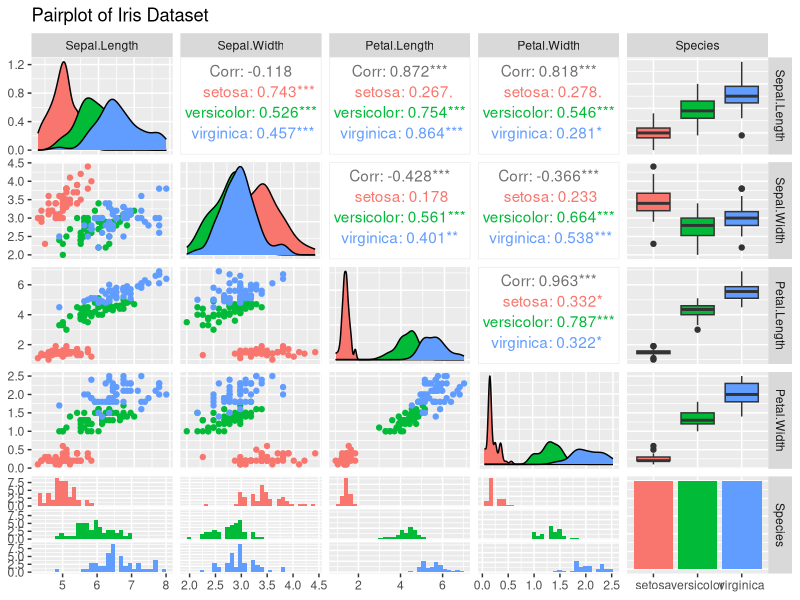
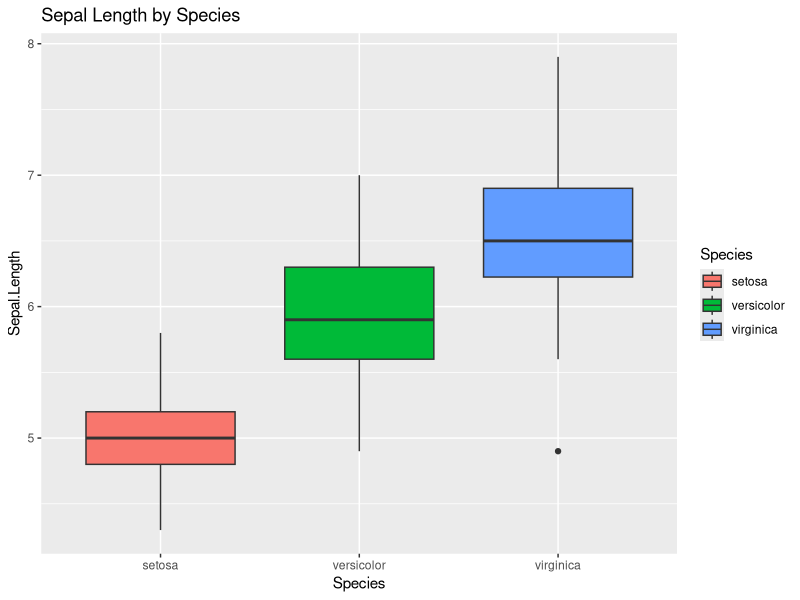
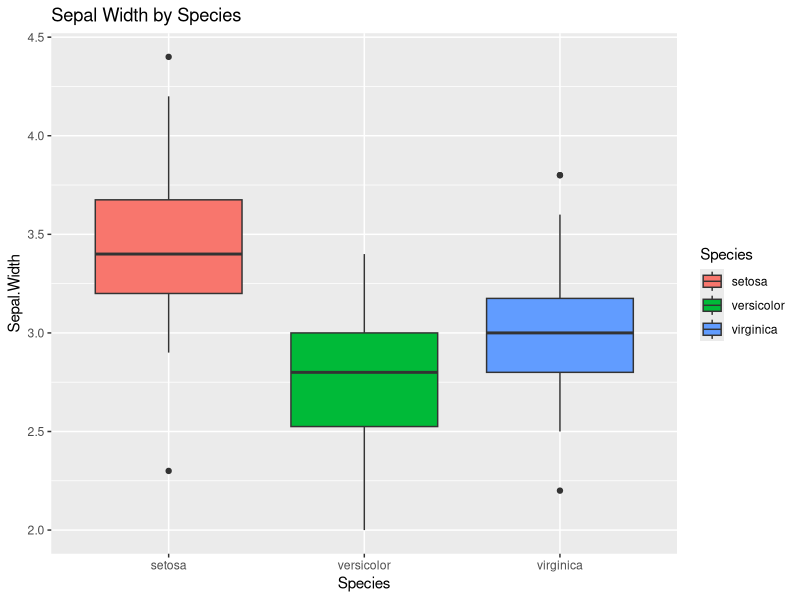
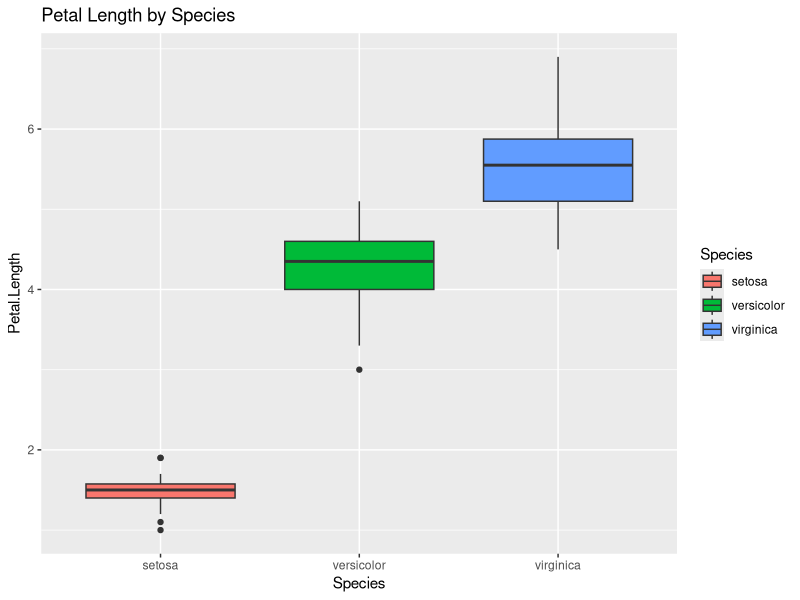
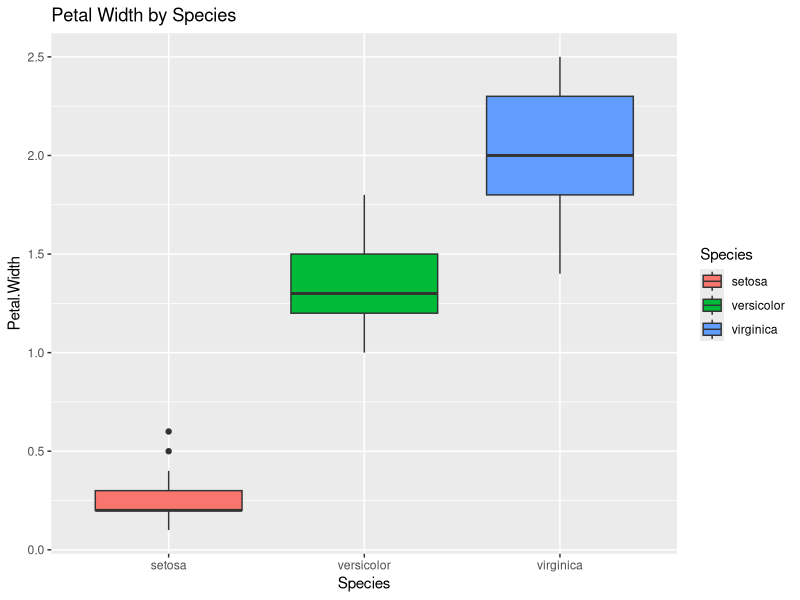
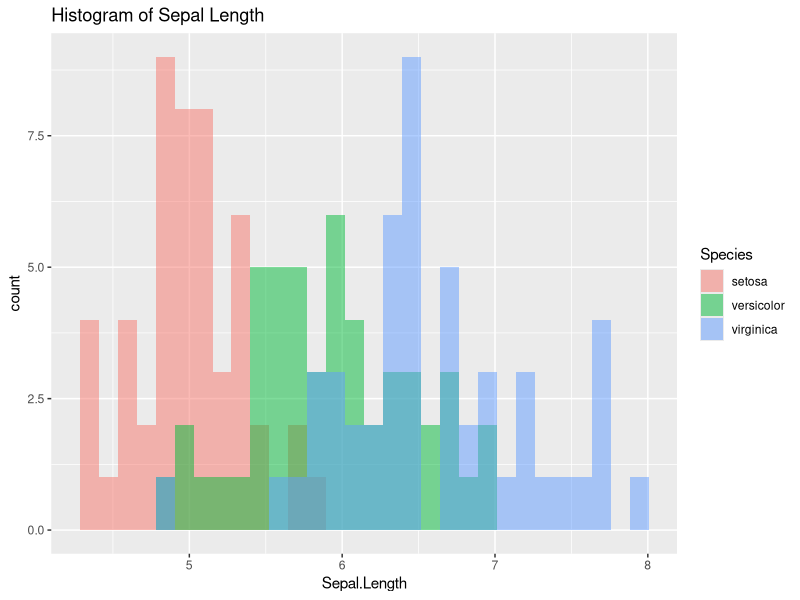
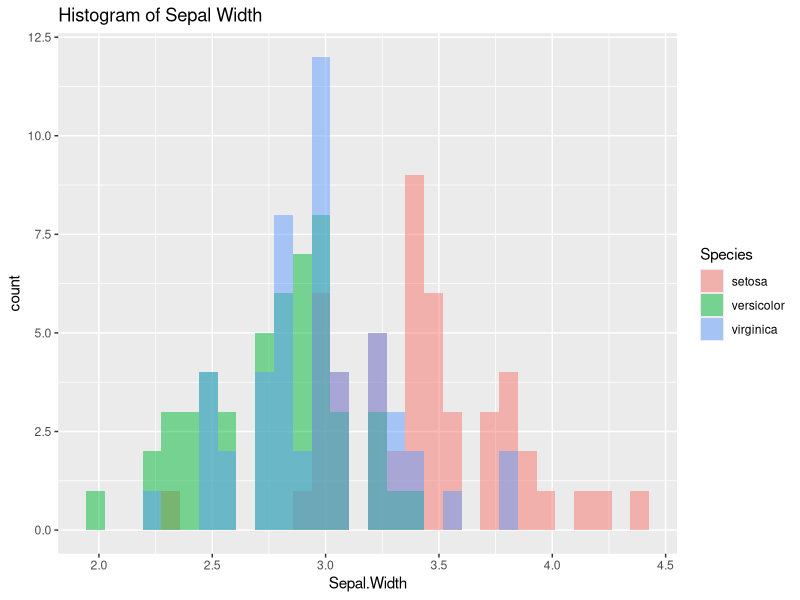
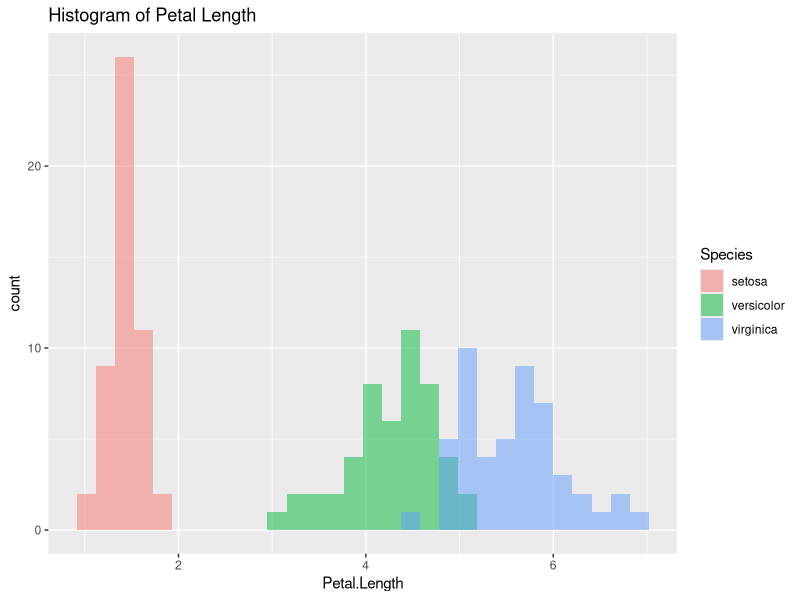

These charts were generated, in order, by the following R code:
## ---- chunk 1
#| warning: false
#| message: false
# Load necessary libraries
library(datasets)
library(ggplot2)
library(dplyr)
library(GGally)

# Load the Iris dataset
data(iris)

# 1. Basic Exploration

# First few rows
head(iris)

# Structure of the dataset
str(iris)

# Summary statistics
summary(iris)

# Class distribution
table(iris$Species)

# Check for missing values
sum(is.na(iris))

# 2. Visualizations

# Pairplot to visualize relationships between features
ggpairs(iris, aes(color = Species)) +
  ggtitle("Pairplot of Iris Dataset")

# Boxplots to visualize feature distributions by species
ggplot(iris, aes(x = Species, y = Sepal.Length, fill = Species)) +
  geom_boxplot() +
  ggtitle("Sepal Length by Species")

ggplot(iris, aes(x = Species, y = Sepal.Width, fill = Species)) +
  geom_boxplot() +
  ggtitle("Sepal Width by Species")

ggplot(iris, aes(x = Species, y = Petal.Length, fill = Species)) +
  geom_boxplot() +
  ggtitle("Petal Length by Species")

ggplot(iris, aes(x = Species, y = Petal.Width, fill = Species)) +
  geom_boxplot() +
  ggtitle("Petal Width by Species")

# Histograms to visualize feature distributions
ggplot(iris, aes(x = Sepal.Length, fill = Species)) +
  geom_histogram(alpha = 0.5, position = "identity") +
  ggtitle("Histogram of Sepal Length")

ggplot(iris, aes(x = Sepal.Width, fill = Species)) +
  geom_histogram(alpha = 0.5, position = "identity") +
  ggtitle("Histogram of Sepal Width")

ggplot(iris, aes(x = Petal.Length, fill = Species)) +
  geom_histogram(alpha = 0.5, position = "identity") +
  ggtitle("Histogram of Petal Length")

ggplot(iris, aes(x = Petal.Width, fill = Species)) +
  geom_histogram(alpha = 0.5, position = "identity") +
  ggtitle("Histogram of Petal Width")

#Violin Plots
ggplot(iris, aes(x=Species, y=Sepal.Length, fill=Species)) + geom_violin() + ggtitle("Violin Plot of Sepal Length")
ggplot(iris, aes(x=Species, y=Sepal.Width, fill=Species)) + geom_violin() + ggtitle("Violin Plot of Sepal Width")
ggplot(iris, aes(x=Species, y=Petal.Length, fill=Species)) + geom_violin() + ggtitle("Violin Plot of Petal Length")
ggplot(iris, aes(x=Species, y=Petal.Width, fill=Species)) + geom_violin() + ggtitle("Violin Plot of Petal Width")

# Correlation Matrix (using cor and heatmap)
correlation_matrix <- cor(iris[, 1:4])
heatmap(correlation_matrix, annot = TRUE, main = "Correlation Matrix")

# 3. Further Analysis (Optional)

# Outlier Detection (e.g., using boxplots or scatter plots)
# Feature Engineering (if needed)
# Statistical tests (e.g., ANOVA)
# Example ANOVA
anova_sepal_length <- aov(Sepal.Length ~ Species, data = iris)
summary(anova_sepal_length) #Shows if there are significant differences between species for Sepal Length.
